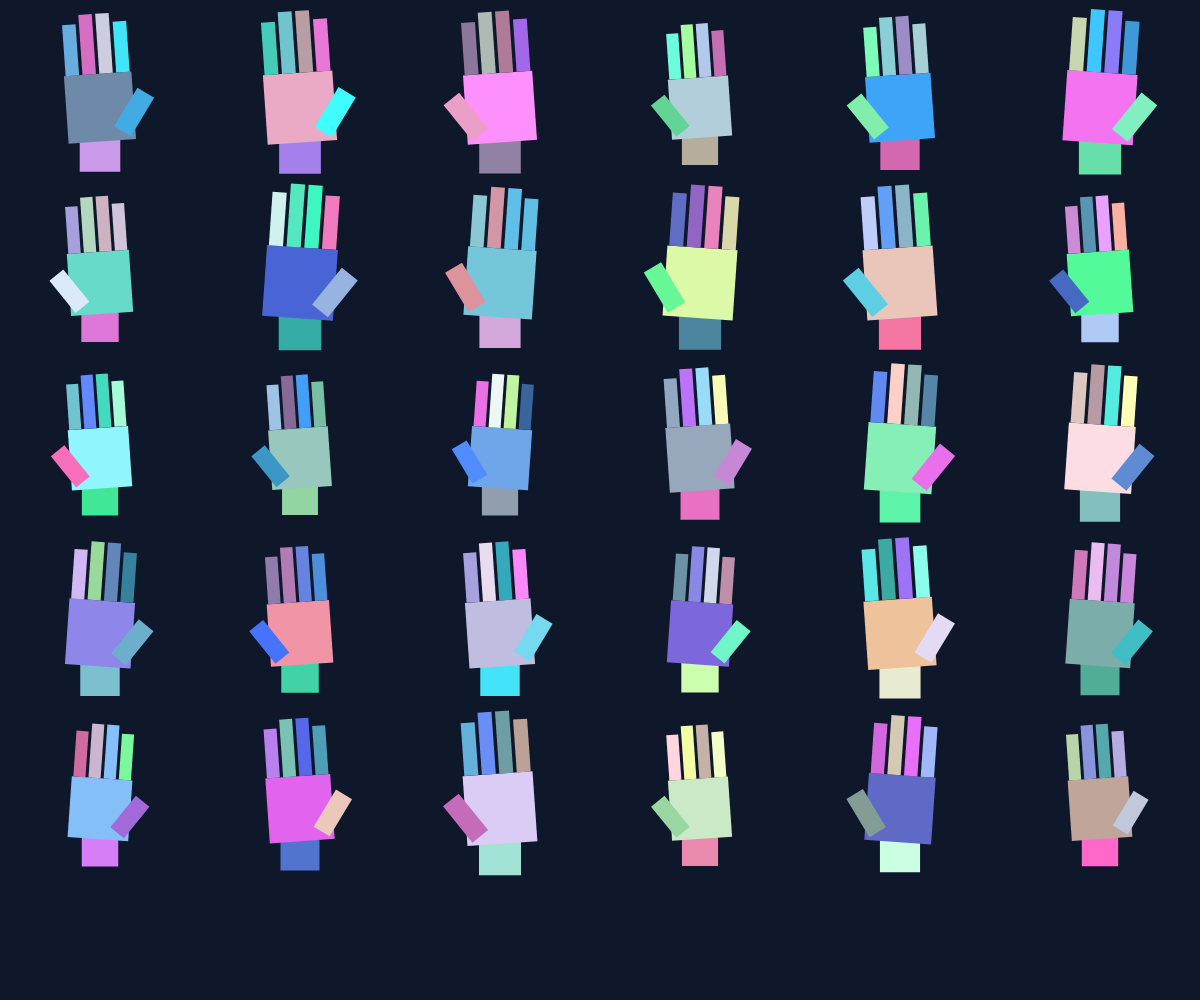
Frame 1 (no input)
Frame 60 (no input): identical to frame 1, image omitted
Frame 120 (the mouse pressed at the canvas centre since frame 60): identical to frame 1, image omitted

The p5.js sketch that drew this single still picture (run headless with seeded random() and noise() and a simulated clock; from frame 60 on, the mouse is pressed at the canvas centre):

// p5.js sketch
// ── sketch.js
function setup() {
  createCanvas(windowWidth, windowHeight);  

  background(15, 23, 42); 

  let numeroglifi = 30; 
  let colonne = ceil(sqrt(numeroglifi));
  let righe = sqrt(numeroglifi);
  
  let margineVerticale = 40;
  let discolonna = windowWidth / colonne;
  let disriga = (windowHeight - margineVerticale) / righe;
  
  let xcorrente = 0;
  let ycorrente = margineVerticale / 2; 

  for(let g = 0; g < numeroglifi; g++) {
    let dimensioneMano = disriga * random(0.75, 0.9);
    
    glifo(xcorrente + discolonna/2, ycorrente + disriga/2, dimensioneMano);
    xcorrente = xcorrente + discolonna;

    if(xcorrente >= windowWidth - 1) {
      xcorrente = 0;
      ycorrente = ycorrente + disriga;
    }
  }
}

function draw() {
}

function glifo(_x, _y, _size) {
  push();
  translate(_x, _y);

  let specchio = random([1, -1]);
  scale(specchio, 1);

  let larghPalmo = _size * 0.45;
  let altPalmo = _size * 0.45;

  noStroke();

  push();
  fill(random(50, 255), random(100, 255), random(150, 255));
  rectMode(CENTER);
  rect(0, altPalmo * 0.7, larghPalmo * 0.6, altPalmo * 0.5);
  pop();

  push();
  angleMode(DEGREES);
  let angoloPalmo = -4;
  rotate(angoloPalmo);

  fill(random(50, 255), random(100, 255), random(150, 255));
  rectMode(CENTER);
  rect(0, 0, larghPalmo, altPalmo);

  let larghDito = larghPalmo / 4;
  let altDitoBase = _size * 0.4; 
  let baseYDito = -altPalmo / 2;

  for (let i = 0; i < 4; i++) {
    push();
    angleMode(DEGREES);

    let fattoreAltezza = 1.0;
    if (i === 0 || i === 3) {
      fattoreAltezza = 0.85; 
    }
    let altDitoCorrente = altDitoBase * fattoreAltezza;

    fill(random(50, 255), random(100, 255), random(150, 255));

    let xRett = -larghPalmo / 2 + i * larghDito + larghDito / 2;
    let yRett = baseYDito - altDitoCorrente / 2;

    rectMode(CENTER);
    rect(xRett, yRett, larghDito * 0.8, altDitoCorrente);
    pop();
  }

  push();
  angleMode(DEGREES);
  let latoPollice = random([1, -1]); 
  
  translate((larghPalmo / 2) * latoPollice, altPalmo * 0.1);
  rotate(35 * latoPollice); 

  fill(random(50, 255), random(100, 255), random(150, 255));
  rectMode(CENTER);
  rect(0, 0, larghDito * 1.15, altDitoBase * 0.75);
  pop();

  pop(); 

  pop(); 
}
